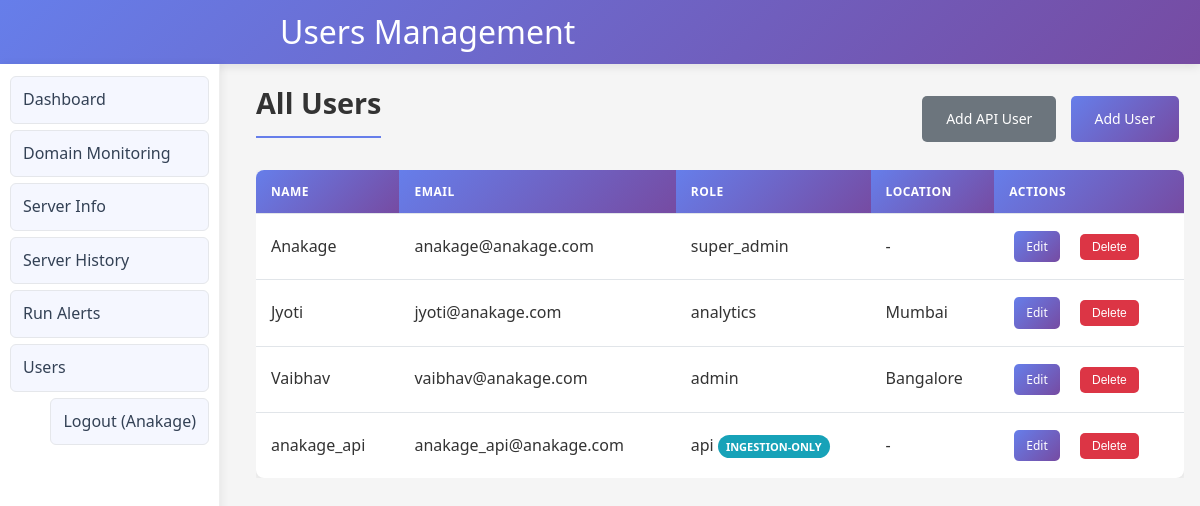
The page /users (signed in) on the database as committed earlier.
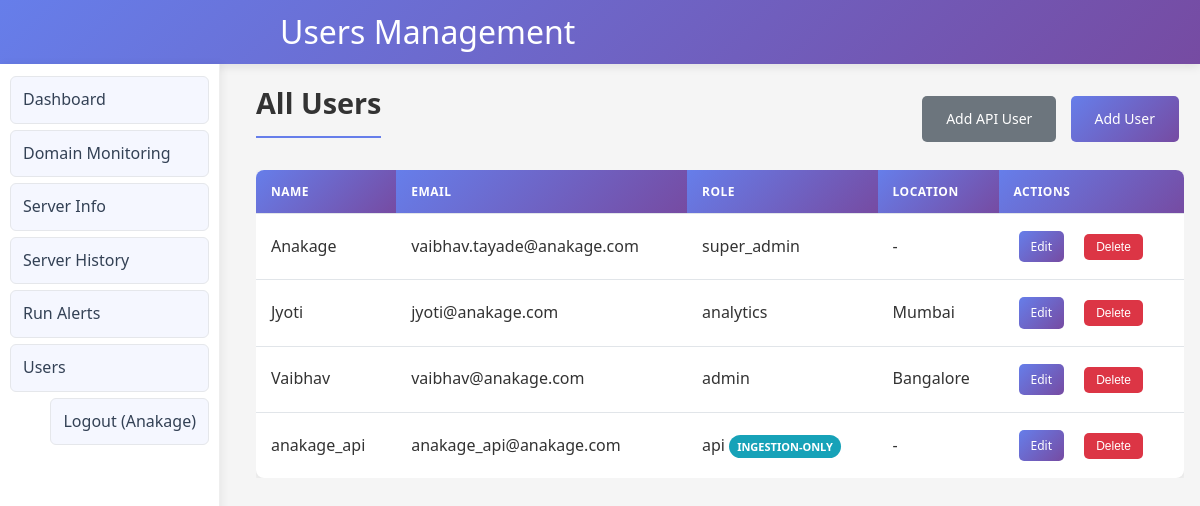
The same page on the database as committed later.
### tables this page shows
CREATE TABLE users (
            id INTEGER PRIMARY KEY AUTOINCREMENT,
            name TEXT,
            email TEXT UNIQUE NOT NULL,
            password_hash TEXT NOT NULL,
            role TEXT NOT NULL,          -- super_admin, admin, super_analytics, analytics
            location TEXT                -- required for admin/analytics
        );

### 1app.py (the view)
@app.route('/users')
@login_required
@super_admin_required
def users_page():
    conn = get_db_connection()
    c = conn.cursor()
    c.execute("SELECT id, name, email, role, location FROM users ORDER BY name")
    rows = c.fetchall()
    conn.close()
    return render_template('users.html', users=rows, user=get_current_user())

### 1app.py (called while the page is built)
def get_db_connection():
    conn = sqlite3.connect(DB_FILE, timeout=15, check_same_thread=False)
    conn.row_factory = sqlite3.Row
    try:
        conn.execute("PRAGMA busy_timeout = 15000")
    except Exception:
        pass
    return conn

def get_current_user():
    user_id = session.get('user_id')
    if not user_id:
        return None
    conn = get_db_connection()
    c = conn.cursor()
    c.execute("SELECT id, name, email, role, location FROM users WHERE id = ?", (user_id,))
    row = c.fetchone()
    conn.close()
    return row

def login_required(view_func):
    @functools.wraps(view_func)
    def wrapper(*args, **kwargs):
        if not get_current_user():
            return redirect(url_for('login', next=request.path))
        return view_func(*args, **kwargs)
    return wrapper

### templates/users.html (shortened to what this page needs)
<!DOCTYPE html>
<html>
<head>
    <link rel="stylesheet" href="{{ url_for('static', filename='style.css') }}">
</head>
<body>
<header>
    <div class="container">
        <h1>Users Management</h1>
    </div>
</header>
<nav>
    <div class="container">
        <ul>
            <li><a href="/">Dashboard</a></li>
            <li><a href="/domain">Domain Monitoring</a></li>
            <li><a href="/server">Server Info</a></li>
            <li><a href="/server/history">Server History</a></li>
            <li><a href="/run_alerts">Run Alerts</a></li>
            {% if user and (user.role or '').lower() == 'super_admin' %}
                <li><a href="/users">Users</a></li>
            {% endif %}
            {% if user %}
                <li style="margin-left:auto"><a href="/logout">Logout ({{ user.name }})</a></li>
            {% else %}
                <li style="margin-left:auto"><a href="/login">Login</a></li>
            {% endif %}
        </ul>
    </div>
</nav>
<div class="container">
    <div class="card">
        <div class="d-flex justify-content-between align-items-center">
            <h2>All Users</h2>
            <div>
              <a class="btn btn-secondary" href="/users/create?role=api" title="Create API ingestion-only user">Add API User</a>
              <a class="btn btn-primary" href="/users/create">Add User</a>
            </div>
        </div>
        <div class="table-container">
            <table>
                <thead>
                    <tr>
                        <th>Name</th>
                        <th>Email</th>
                        <th>Role</th>
                        <th>Location</th>
                        <th>Actions</th>
                    </tr>
                </thead>
                <tbody>
                    {% for u in users %}
                    <tr>
                        <td>{{ u.name }}</td>
                        <td>{{ u.email }}</td>
                        <td>
                          {{ u.role }}
                          {% if (u.role or '').lower() == 'api' %}
                            <span class="badge badge-info" title="Cannot login to portal; for API Basic Auth only">ingestion-only</span>
                          {% endif %}
                        </td>
                        <td>{{ u.location or '-' }}</td>
                        <td>
                            <a class="btn btn-sm btn-primary" href="/users/edit/{{ u.id }}">Edit</a>
                            <form action="/users/delete/{{ u.id }}" method="POST" style="display:inline-block; margin-left:6px;" onsubmit="return confirm('Delete user {{ u.email|e }}?');">
                                <button type="submit" class="btn btn-sm btn-danger">Delete</button>
                            </form>
                        </td>
                    </tr>
                    {% endfor %}
                </tbody>
            </table>
        </div>
    </div>
</div>
</body>
</html>

Rows that differ between the two databases and show on the page:
changed users "Anakage": email "anakage@anakage.com" → "vaibhav.tayade@anakage.com"
